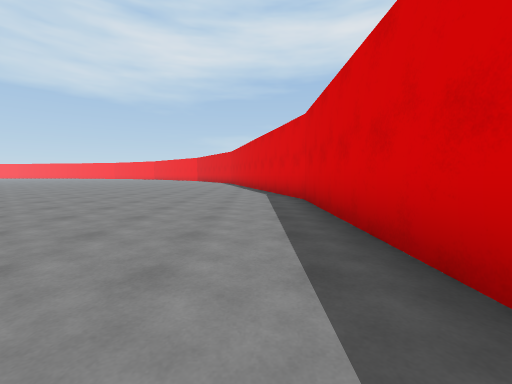
View 1 (above)

20 first-person views from a walk through a scene from a Unity 3-D project. The camera is 1.2 m above the floor, tilts 4° down and sees 90° across. The floor is counted in squares, 2 m on a side. Each view is taken from the middle of a square. On the plan, view 1 faces up. The plan holds only what a view shows up to about 9 squares ahead; the rest is blank. The place goes on beyond the plan.

View 2
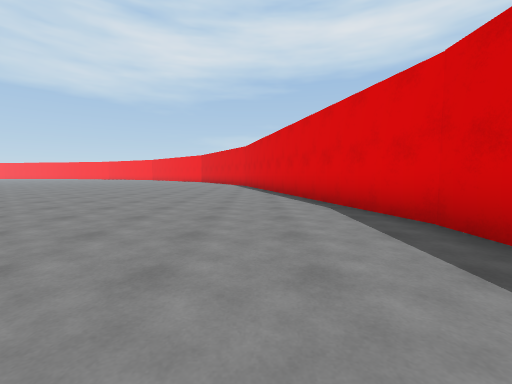

View 3
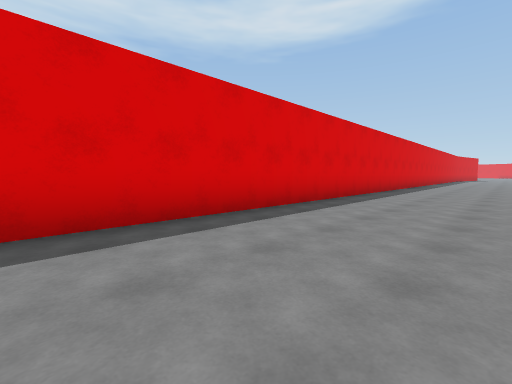

View 4
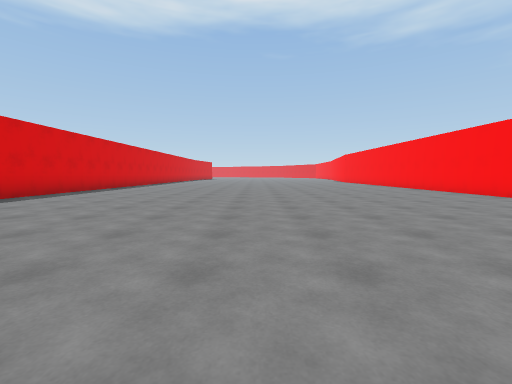

View 5
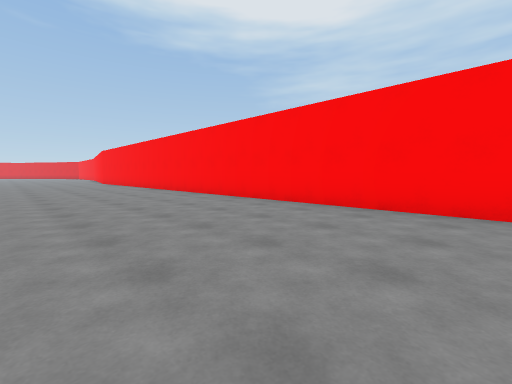

View 6
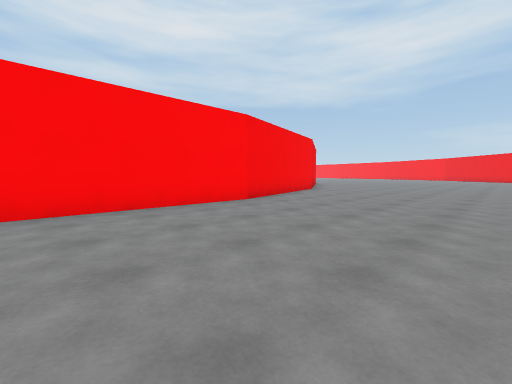

View 7
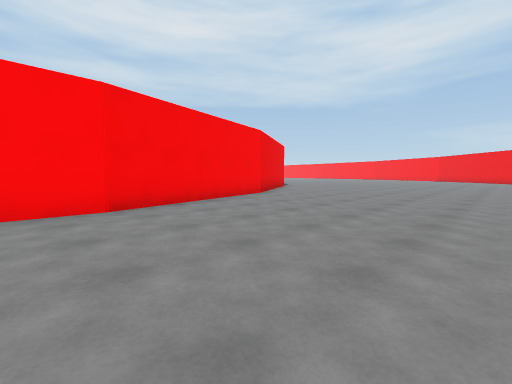

View 8
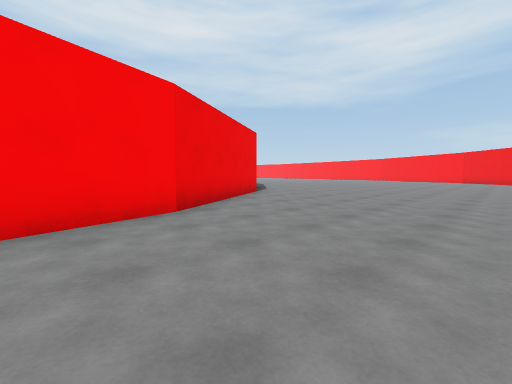

View 9
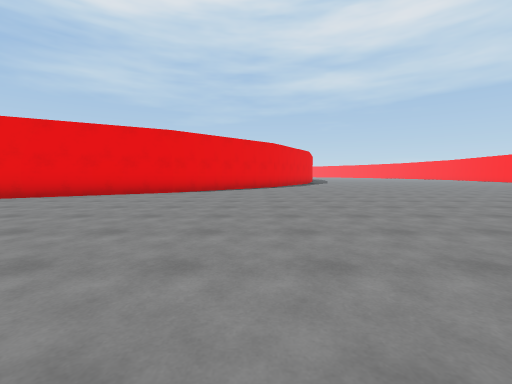

View 10
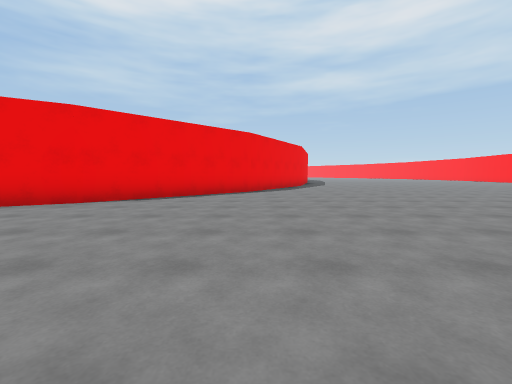

View 11
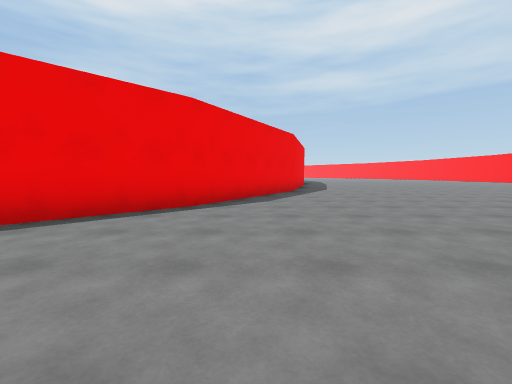

View 12
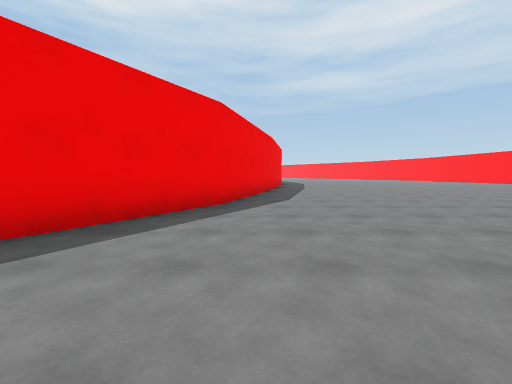

View 13
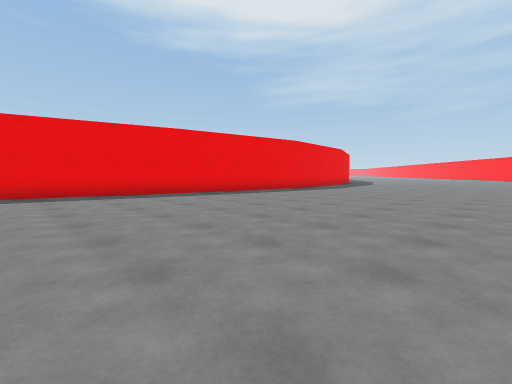

View 14
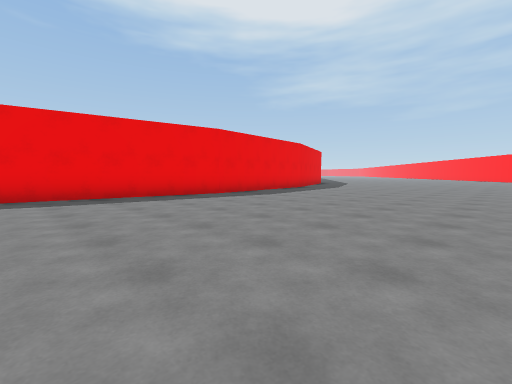

View 15
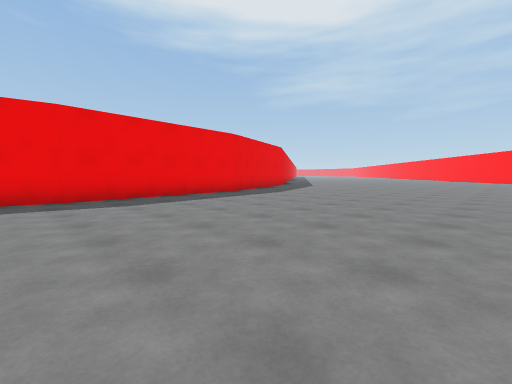

View 16
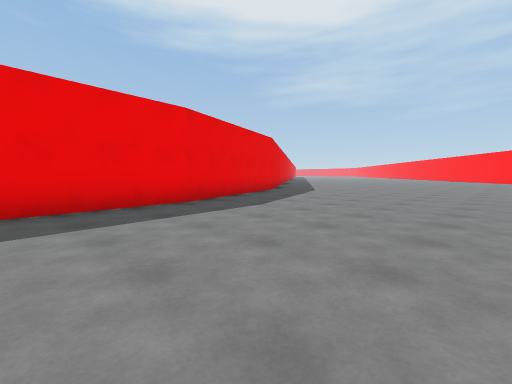

View 17
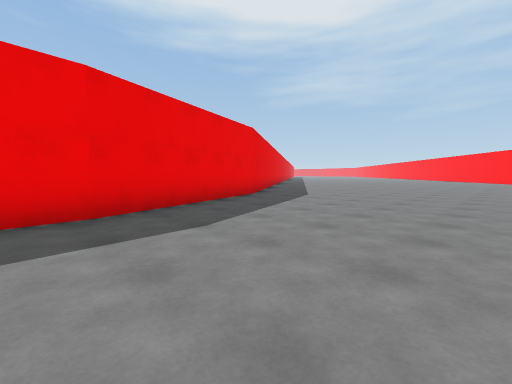

View 18
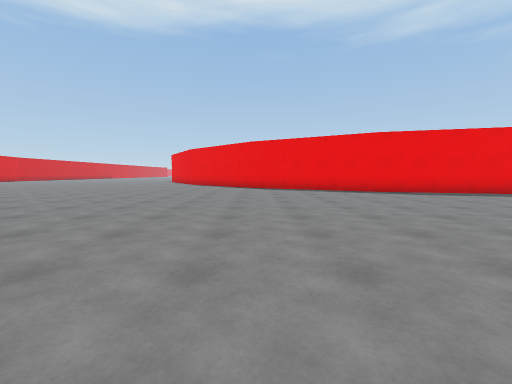

View 19
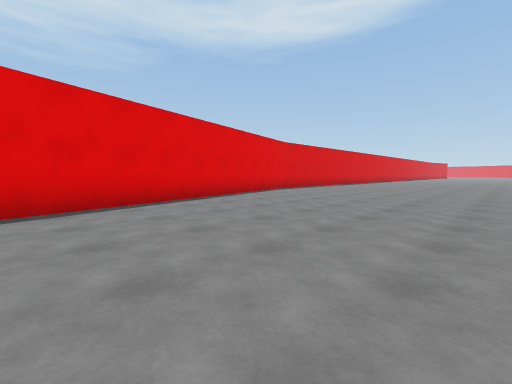

View 20
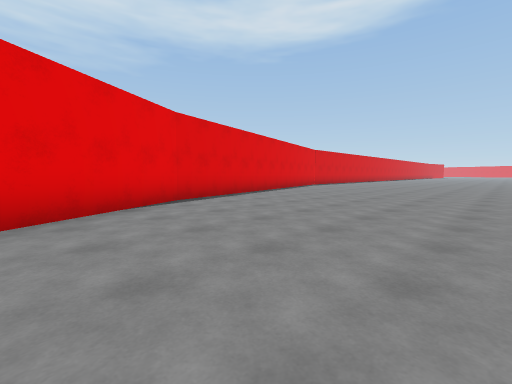

### Floor plan
Points are (right, up) in squares from view 1. A wall is a line through its corners. A room is listed if a view was taken in it or the views show most of it. See-through windows are left out.
Room 1 (views 1, 2, 3, 4, 5, 6, 7, 8, 9, 10, 11, 12, 13, 14, 15, 16, 17, 18, 19, 20)
walls: (-15.3, 13.3) (-12.7, 8.9); (-18.9, 16.9) (-15.2, 13.3); (-12.8, 9) (-11.5, 4.1); (-23.2, 19.4) (-18.8, 16.8); (-11.5, 4.2) (-11.5, -6.2); (-1.5, 16.1) (-3.3, 19.1); (-28, 20.6) (-23.1, 19.3); (1.2, 5.9) (-1.6, 16.2); (-32.9, 21.5) (-27.9, 20.6); (-38, 21) (-32.8, 21.5); (1.1, -6.5) (1.1, 6); (-42.6, 19.3) (-37.7, 21.1); (-43.4, 18.7) (-42.7, 19.3)

Positions as (right, up) in squares from view 1, and headings:
1: (0, 0), facing up
2: (-1, 3), facing up
3: (-2, 3), facing down-right
4: (-5, 3), facing down
5: (-7, 2), facing down-left
6: (-7, 0), facing up-left
7: (-7, 3), facing up-left
8: (-9, 7), facing up-left
9: (-7, 16), facing left
10: (-10, 17), facing left
11: (-14, 18), facing left
12: (-18, 20), facing left
13: (-24, 28), facing down-left
14: (-28, 28), facing down-left
15: (-32, 28), facing down-left
16: (-35, 26), facing down-left
17: (-37, 25), facing down-left
18: (-19, 28), facing down
19: (-6, 15), facing down-right
20: (-7, 19), facing down-right
